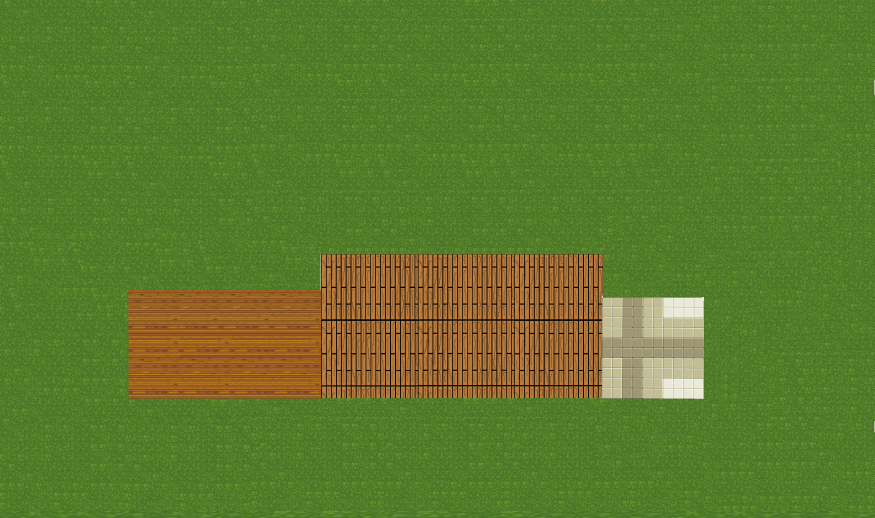
#> input picture data/image/world/map.png, 2624 x 1554 px (shown at 1/3 size)
$ python wall_script.py
#> lines starting #> are read from the running program, lines starting #| are printed output that depends on the picture
import cv2
import numpy as np

# Загружаем изображение
img = cv2.imread("data/image/world/map.png")
#> img is the input picture: shape (1554, 2624, 3); mean B, G, R 44.1, 122.3, 93.4
img_h, img_w = img.shape[:2]  # Размеры оригинального изображения
#> img_h = 1554; img_w = 2624

win_h, win_w = 1000, 1800  # Настроить под экран
scroll_y, scroll_x = 0, 0  # Смещение
step = 50  # Шаг прокрутки

drawing = False
start_point = None
rectangles = []

def draw_rectangle(event, x, y, flags, param):
    global start_point, drawing, img, scroll_y, scroll_x

    real_x = x + scroll_x  # Коррекция X
    real_y = y + scroll_y  # Коррекция Y

    if event == cv2.EVENT_LBUTTONDOWN:  # Начало рисования
        drawing = True
        start_point = (real_x, real_y)

    elif event == cv2.EVENT_MOUSEMOVE:  # Временный прямоугольник
        if drawing:
            img_temp = img.copy()
            cv2.rectangle(img_temp, start_point, (real_x, real_y), (0, 255, 0), 2)
            show_image(img_temp)

    elif event == cv2.EVENT_LBUTTONUP:  # Завершение рисования
        drawing = False
        end_point = (real_x, real_y)
        x1, y1 = min(start_point[0], end_point[0]), min(start_point[1], end_point[1])
        x2, y2 = max(start_point[0], end_point[0]), max(start_point[1], end_point[1])
        width, height = x2 - x1, y2 - y1

        rectangles.append((x1, y1, width, height))

        print(f"Plant({x1}, {y1}, {width}, {height}, texture_path, walls_group),")

        cv2.rectangle(img, (x1, y1), (x2, y2), (0, 255, 0), 2)
        show_image(img)

def scroll(event, x, y, flags, param):
    global scroll_y, scroll_x
    if event == cv2.EVENT_MOUSEWHEEL:
        if flags > 0:  # Колесо вверх
            scroll_y = max(0, scroll_y - step)
        else:  # Колесо вниз
            scroll_y = min(img_h - win_h, scroll_y + step)
        show_image(img)

def show_image(image):
    cropped = image[scroll_y:scroll_y + win_h, scroll_x:scroll_x + win_w]
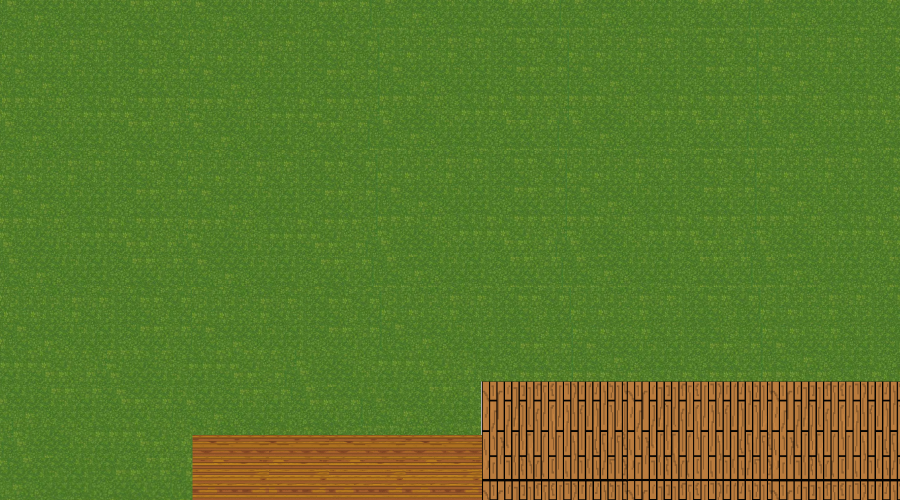
#> cropped: shape (1000, 1800, 3) (shown at 1/2 size); mean B, G, R 41.8, 120.5, 91.9
    cv2.imshow("Scrollable Image", cropped)

cv2.namedWindow("Scrollable Image")
cv2.setMouseCallback("Scrollable Image", draw_rectangle)

show_image(img)

# Главный цикл
while True:
    key = cv2.waitKey(1) & 0xFF
#> (key q is pressed here)
    if key == ord("q"):
        break
    elif key == ord("w"):
        scroll_y = max(0, scroll_y - step)
    elif key == ord("s"):
        scroll_y = min(img_h - win_h, scroll_y + step)
    elif key == ord("a"):
        scroll_x = max(0, scroll_x - step)
    elif key == ord("d"):
        scroll_x = min(img_w - win_w, scroll_x + step)

    show_image(img)

cv2.destroyAllWindows()

$ run again, with data/image/world/wall.png copied over data/image/world/map.png
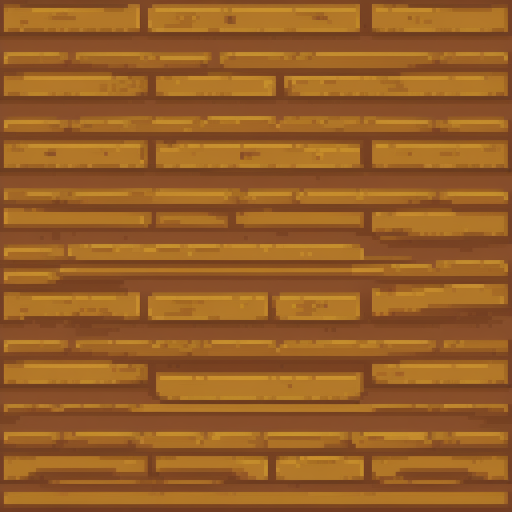
#> input picture data/image/world/wall.png, 1024 x 1024 px (shown at 1/2 size)
#> img is the input picture: shape (1024, 1024, 3); mean B, G, R 37.9, 94, 150.5
#> in show_image, `cropped = image[scroll_y:scroll_y + win_h, scroll_x:scroll_x + win_w]`:
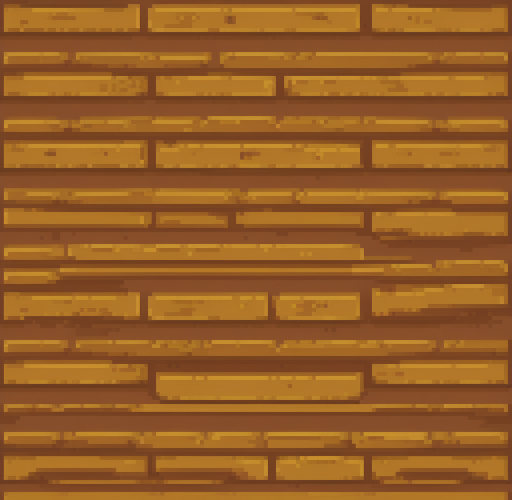
#> cropped: shape (1000, 1024, 3) (shown at 1/2 size); mean B, G, R 38, 94.3, 150.8
